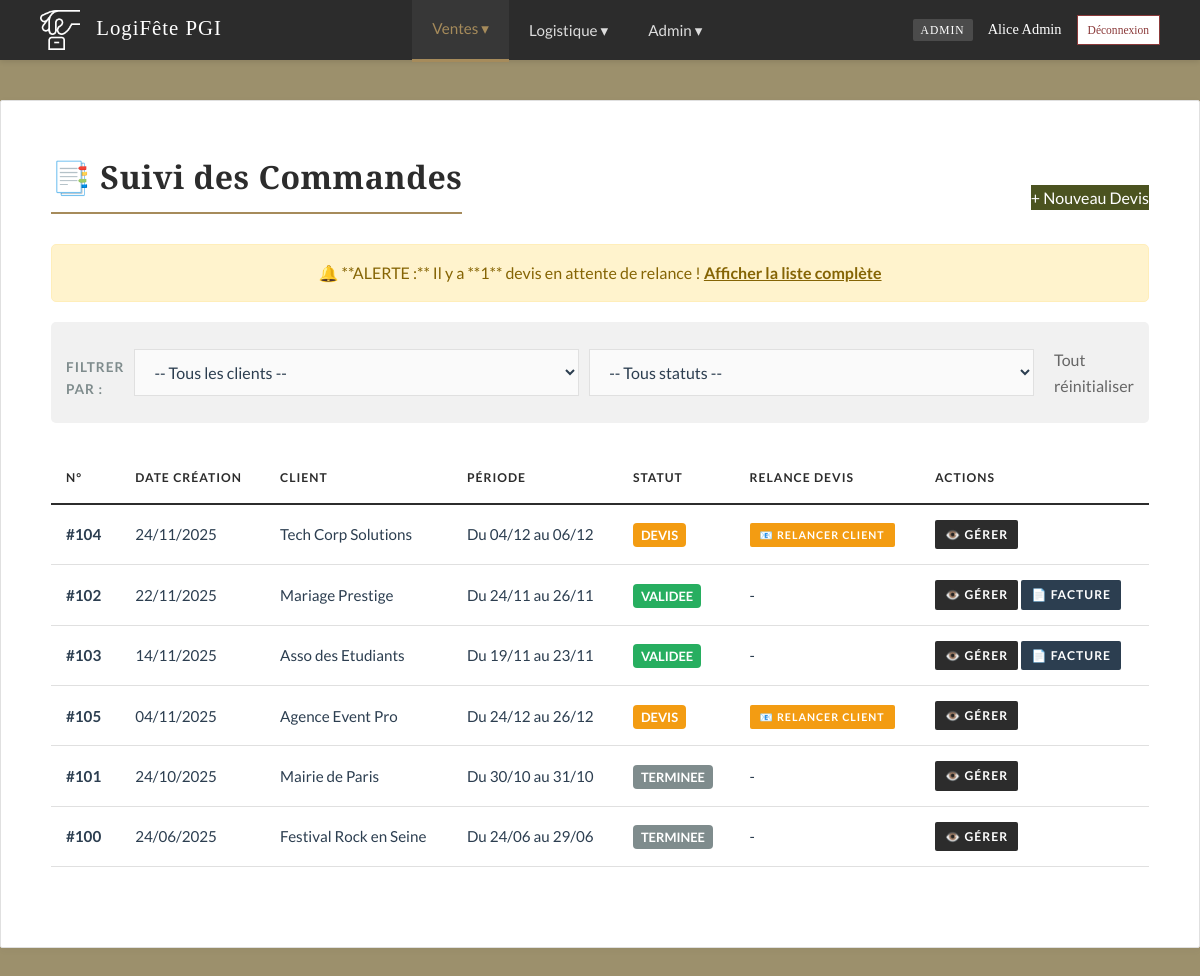
The page /commandes.php (signed in) on the database its author committed.
### tables this page shows
CREATE TABLE `commande` (
  `id_commande` int(11) NOT NULL AUTO_INCREMENT,
  `id_client` int(11) NOT NULL,
  `id_commercial` int(11) NOT NULL,
  `date_creation` datetime DEFAULT current_timestamp(),
  `date_debut` date NOT NULL,
  `date_fin` date NOT NULL,
  `etat` enum('devis','validee','terminee','annulee') DEFAULT 'devis',
  `remise_percent` int(11) DEFAULT 0,
  `penalite` decimal(10,2) DEFAULT 0.00,
  `note_interne` text DEFAULT NULL,
  `signature_client` text DEFAULT NULL,
  `date_paiement` date DEFAULT NULL,
  `date_relance` datetime DEFAULT NULL,
  `date_relance_devis` date DEFAULT NULL,
  PRIMARY KEY (`id_commande`),
  KEY `id_client` (`id_client`),
  KEY `id_commercial` (`id_commercial`)
);

CREATE TABLE `client` (
  `id_client` int(11) NOT NULL AUTO_INCREMENT,
  `nom_societe` varchar(100) NOT NULL,
  `contact_nom` varchar(100) NOT NULL,
  `email` varchar(100) NOT NULL,
  `telephone` varchar(20) DEFAULT NULL,
  `adresse` varchar(255) DEFAULT NULL,
  PRIMARY KEY (`id_client`)
);

### commandes.php (the view, shortened to what this page needs)
<?php
require 'db.php';
require 'navbar.php';
$where = ["1=1"];
$params = [];
$sql = "SELECT c.*, cl.nom_societe, u.nom as commercial
        FROM commande c
        JOIN client cl ON c.id_client = cl.id_client
        JOIN utilisateur u ON c.id_commercial = u.id_user
        WHERE " . implode(" AND ", $where) . "
        ORDER BY c.date_creation DESC";
$stmt = $pdo->prepare($sql);
$stmt->execute($params);
$commandes = $stmt->fetchAll();
$nb_devis_a_relancer = $pdo->query("SELECT COUNT(*) FROM commande WHERE etat = 'devis' AND date_creation < DATE_SUB(CURDATE(), INTERVAL 15 DAY) AND (date_relance_devis IS NULL OR date_relance_devis < DATE_SUB(CURDATE(), INTERVAL 7 DAY))")->fetchColumn();
$current_page = basename($_SERVER['PHP_SELF']);
?>
<!DOCTYPE html>
<html lang="fr">
<head>
    <link rel="stylesheet" href="style.css">
</head>
<body>
<?= renderNavbar($_SESSION['role'], $current_page) ?>
<div class="container">
    <div style="display:flex; justify-content:space-between; align-items:center;">
        <h1>📑 Suivi des Commandes</h1>
        <a href="nouvelle_commande.php" class="btn-add">+ Nouveau Devis</a>
    </div>
    <?php if ($nb_devis_a_relancer > 0 && (!isset($_GET['alerte_devis']) || $_GET['alerte_devis'] != 'oui')): ?>
        <div style="background:#fff3cd; color:#856404; padding:15px; border:1px solid #ffeeba; border-radius:5px; margin-bottom:20px; text-align:center;">
            🔔 **ALERTE :** Il y a **<?= $nb_devis_a_relancer ?>** devis en attente de relance !
            <a href="?alerte_devis=oui" style="color:#856404; font-weight:bold; text-decoration:underline;">
                Afficher la liste complète
            </a>
        </div>
    <?php endif; ?>
    <form method="GET" style="background:#f1f1f1; padding:15px; border-radius:5px; margin-bottom:20px; display:flex; gap:10px; align-items:center;">
        <label>Filtrer par :</label>
        <select name="client" onchange="this.form.submit()" style="margin:0; cursor:pointer;">
            <option value="">-- Tous les clients --</option>
        </select>
        <select name="statut" onchange="this.form.submit()" style="margin:0; cursor:pointer;">
            <option value="">-- Tous statuts --</option>
        </select>
        <a href="commandes.php" style="color:#666; margin-left:10px;">Tout réinitialiser</a>
    </form>
    <table>
        <thead>
            <tr>
                <th>N°</th>
                <th>Date Création</th>
                <th>Client</th>
                <th>Période</th>
                <th>Statut</th>
                <th>Relance Devis</th> <th>Actions</th>
            </tr>
        </thead>
        <tbody>
            <?php foreach($commandes as $c): ?>
            <tr>
                <td><strong>#<?= $c['id_commande'] ?></strong></td>
                <td><?= date('d/m/Y', strtotime($c['date_creation'])) ?></td>
                <td><?= htmlspecialchars($c['nom_societe']) ?></td>
                <td>
                    Du <?= date('d/m', strtotime($c['date_debut'])) ?>
                    au <?= date('d/m', strtotime($c['date_fin'])) ?>
                </td>
                <td>
                    <?php
                        $badges = [
                            'devis' => 'background:#f39c12; color:white;',
                            'validee' => 'background:#27ae60; color:white;',
                            'terminee' => 'background:#7f8c8d; color:white;',
                            'annulee' => 'background:#c0392b; color:white;'
                        ];
                        $style = $badges[$c['etat']] ?? '';
                    ?>
                    <span style="padding:4px 8px; border-radius:4px; font-size:0.85em; font-weight:bold; <?= $style ?>">
                        <?= strtoupper($c['etat']) ?>
                    </span>
                </td>
                <td>
                    <?php if ($c['etat'] == 'devis'): ?>
                        <form method="POST">
                            <button type="submit" class="btn" style="background:#f39c12; padding:5px 10px; font-size:0.7em;">
                                📧 Relancer Client
                            </button>
                        </form>
                    <?php else: ?>
                        -
                    <?php endif; ?>
                </td>
                <td>
                    <a href="commande_details.php?id=<?= $c['id_commande'] ?>" class="btn" style="padding:5px 10px; font-size:0.8em;">
                        👁️ Gérer
                    </a>
                    <?php if($c['etat'] == 'validee'): ?>
                        <a href="facture.php?id=<?= $c['id_commande'] ?>" target="_blank" class="btn" style="padding:5px 10px; font-size:0.8em; background:#2c3e50;">
                            📄 Facture
                        </a>
                    <?php endif; ?>
                </td>
            </tr>
            <?php endforeach; ?>
        </tbody>
    </table>
</div>
</body>
</html>

### style.css (style rules this page uses)
:root { --bg-page: #9C906C; --bg-card: #FFFFFF; --text-main: #2C3E50; --text-muted: #7F8C8D; --primary: #2C2C2C; --accent: #A68B5B; --success: #556B2F; --danger: #8B3A3A; --warning: #D4AC0D; --border-color: #E0E0E0; --input-bg: #FAFAFA; --shadow: 0 2px 10px rgba(0, 0, 0, 0.03); }
body { font-family: 'Lato', sans-serif; background-color: var(--bg-page); color: var(--text-main); margin: 0; padding-top: 60px; line-height: 1.6; font-size: 16px; }
h1, h2, h3, h4 { font-family: 'Playfair Display', serif; color: var(--primary); margin-top: 0; margin-bottom: 20px; font-weight: 700; letter-spacing: 0.5px; }
h1 { border-bottom: 2px solid var(--accent); display: inline-block; padding-bottom: 10px; margin-bottom: 30px; }
a { color: var(--accent); text-decoration: none; transition: color 0.3s; }
.container { max-width: 1100px; margin: 40px auto; background: var(--bg-card); padding: 50px; border: 1px solid var(--border-color); box-shadow: var(--shadow); border-radius: 2px; }
label { display: block; font-weight: 700; font-size: 0.85em; text-transform: uppercase; letter-spacing: 1px; color: var(--text-muted); margin-bottom: 8px; margin-top: 20px; }
input[type="text"], input[type="email"], input[type="password"], input[type="number"], select, textarea { width: 100%; padding: 12px 15px; margin-bottom: 10px; border: 1px solid var(--border-color); background-color: var(--input-bg); border-radius: 0; font-family: 'Lato', sans-serif; font-size: 1rem; color: var(--text-main); box-sizing: border-box; transition: border-color 0.3s, box-shadow 0.3s; }
.btn, button { display: inline-block; padding: 12px 25px; background-color: var(--primary); color: #FFF; border: none; border-radius: 2px; cursor: pointer; font-family: 'Lato', sans-serif; font-weight: 700; text-transform: uppercase; font-size: 0.85em; letter-spacing: 1px; transition: all 0.3s; text-decoration: none; }
.btn-add, .btn-validate, a[href*="export"] { background-color: #4B5320 !important; color: #FFF !important; }
table { width: 100%; border-collapse: collapse; margin: 30px 0; font-size: 0.95em; }
table thead tr { background-color: transparent; border-bottom: 2px solid var(--primary); }
table th { text-align: left; padding: 15px; color: var(--primary); text-transform: uppercase; font-size: 0.8em; letter-spacing: 1px; }
table td { padding: 15px; border-bottom: 1px solid var(--border-color); color: var(--text-main); }

### rows shown on the page
commande: id_commande "104", date_creation "24/11/2025", id_client.nom_societe "Tech Corp Solutions", date_debut "04/12", date_fin "06/12", etat "DEVIS"
commande: id_commande "102", date_creation "22/11/2025", id_client.nom_societe "Mariage Prestige", date_debut "24/11", date_fin "26/11", etat "VALIDEE"
commande: id_commande "103", date_creation "14/11/2025", id_client.nom_societe "Asso des Etudiants", date_debut "19/11", date_fin "23/11", etat "VALIDEE"
commande: id_commande "105", date_creation "04/11/2025", id_client.nom_societe "Agence Event Pro", date_debut "24/12", date_fin "26/12", etat "DEVIS"
commande: id_commande "101", date_creation "24/10/2025", id_client.nom_societe "Mairie de Paris", date_debut "30/10", date_fin "31/10", etat "TERMINEE"
commande: id_commande "100", date_creation "24/06/2025", id_client.nom_societe "Festival Rock en Seine", date_debut "24/06", date_fin "29/06", etat "TERMINEE"

### other values the page prints
$role "ADMIN"
$_SESSION['nom'] "Alice Admin"
$nb_devis_a_relancer "1"
